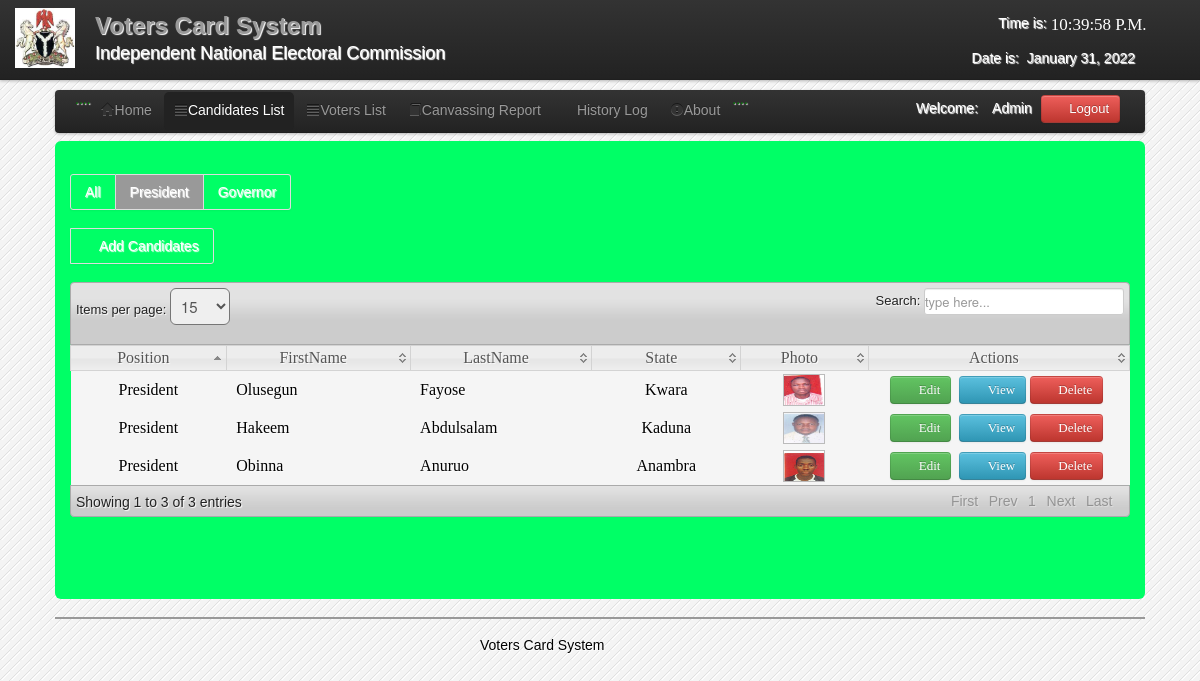
/admin/candidate_for_governor.php (signed in), run on the app's committed database.
### tables this page shows
CREATE TABLE IF NOT EXISTS `users` (
  `User_id` int(11) NOT NULL AUTO_INCREMENT,
  `FirstName` varchar(100) NOT NULL,
  `LastName` varchar(100) NOT NULL,
  `UserName` varchar(100) NOT NULL,
  `Password` varchar(100) NOT NULL,
  `User_Type` varchar(50) NOT NULL,
  PRIMARY KEY (`User_id`)
);

CREATE TABLE IF NOT EXISTS `candidate` (
  `CandidateID` int(11) NOT NULL AUTO_INCREMENT,
  `abc` varchar(1) NOT NULL,
  `Position` varchar(200) NOT NULL,
  `Party` varchar(100) NOT NULL,
  `FirstName` varchar(200) NOT NULL,
  `LastName` varchar(200) NOT NULL,
  `MiddleName` varchar(100) NOT NULL,
  `Gender` varchar(6) NOT NULL,
  `Year` varchar(100) NOT NULL,
  `Photo` varchar(200) NOT NULL,
  PRIMARY KEY (`CandidateID`)
);

### admin/session.php (called while the page is built, shortened)
<?php
$id_session=$_SESSION['id'];
?>

### admin/candidate_for_governor.php (the view, shortened to what this page needs)
<?php
include('header.php');
include('session.php');
?>
</head>
<body>
<?php include('nav_top.php'); ?>
<div class="wrapper">
<div class="home_body">
<div class="navbar">
	<div class="navbar-inner">
	<div class="container">
	<ul class="nav nav-pills">
	  <li>....</li>
	  <li><a href="home.php"><i class="icon-home icon-large"></i>Home</a></li>
	  <li  class="active"><a  href="candidate_list.php"><i class="icon-align-justify icon-large"></i>Candidates List</a></li>
	  <li class=""><a  href="voter_list.php"><i class="icon-align-justify icon-large"></i>Voters List</a></li>
		 <li><a  href="canvassing_report.php"><i class="icon-book icon-large"></i>Canvassing Report</a></li>
		    <li><a  href="History.php"><i class="icon-table icon-large"></i>History Log</a>
		   <li><a data-toggle="modal" href="#about"><i class="icon-exclamation-sign icon-large"></i>About</a></li>
		   <li>....</li>
	 </ul>
	<form class="navbar-form pull-right">
		<?php $result=mysql_query("select * from users where User_id='$id_session'");
	$row=mysql_fetch_array($result);
	?>
	<font color="white">Welcome:<i class="icon-user-md"></i><?php echo $row['User_Type']; ?></font>
	<a class="btn btn-danger" id="logout" data-toggle="modal" href="#myModal"><i class="icon-off"></i>&nbsp;Logout</a>
	</form>
	</div>
	</div>
	</div>
	<div id="element" class="hero-body">
       <div class="pagination">
    <ul>
    <li><a href="candidate_list.php"><font color="white">All</font></a></li>
    <li class="active"><a href="candidate_for_governor.php"><font color="white">President</font></a></li>
    <li><a href="candidate_for_vice-governor.php"><font color="white">Governor</font></a></li>
    </ul>
    </div>
	<div class="pagination">
		  <ul>
    <li><a href="new_candidate.php"><font color="white"><i class="icon-plus icon-large"></i>Add Candidates</font></a></li>
    </ul>
	</div>
	<table class="users-table">
<div class="demo_jui">
		<table cellpadding="0" cellspacing="0" border="0" class="display" id="log" class="jtable">
			<thead>
				<tr>
				<th>Position</th>
				<th>FirstName</th>
				<th>LastName</th>
				<th>State</th>
				<th>Photo</th>
				<th>Actions</th>
				</tr>
			</thead>
			<tbody>
<?php $candidate_query=mysql_query("select  * from candidate where Position='President'");
		while($candidate_rows=mysql_fetch_array($candidate_query)){ $id=$candidate_rows['CandidateID'];
		?>
<tr class="del<?php echo $id ?>">
	<td align="center"><?php echo $candidate_rows['Position']; ?></td>
	<td><?php echo $candidate_rows['FirstName']; ?></td>
	<td><?php echo $candidate_rows['LastName']; ?></td>
	<td align="center"><?php echo $candidate_rows['Year']; ?></td>
	<td align="center"><img class="pic" width="40" height="30" src="<?php echo $candidate_rows['Photo'];?>" border="0" onMouseOver="showtrail('<?php echo $candidate_rows['Photo'];?>','<?php echo $candidate_rows['FirstName']." ".$candidate_rows['LastName'];?> ',200,5)" onMouseOut="hidetrail()"></a></td>
	<td width="240" align="center">
	<a class="btn btn-Success" href="edit_candidate.php<?php echo '?id='.$id; ?>"><i class="icon-edit icon-large"></i>&nbsp;Edit</a>&nbsp;
	<a class="btn btn-info"  data-toggle="modal" href="#<?php echo $id; ?>" ><i class="icon-list icon-large"></i>&nbsp;View</a>
	<a class="btn btn-danger1" id="<?php echo $id; ?>"><i class="icon-trash icon-large"></i>&nbsp;Delete</a>&nbsp;
	</td>
		</div>
		</div>
	</tr>
<?php } ?>
<?php include('footer.php')?>
</body>
</html>

### admin/css/datatable/demo_table_jui.css (style rules this page uses)
table.display thead th { cursor: pointer; padding: 3px 0 3px 10px; }
table.display { border-collapse: collapse; clear: both; margin: 0 auto; width: 100%; }
table.display td { padding: 3px 10px; }
tr.odd { background-color: #f5f5f5; }
tr.even { background-color: #f5f5f5; }
tr.odd td.sorting_1 { background-color: f5f5f5; }
tr.even td.sorting_1 { background-color: f5f5f5; }

### admin/css/Home.css (style rules this page uses)
* { margin:0; padding:0; }
body { font-family:"Trebuchet MS", "Myriad Pro", Arial, sans-serif; font-size:14px; background-color: #fff; background:#f4f4f4 url(../images/bg.gif) repeat top left; text-shadow:1px 1px 1px #fff; background-position: 0 0px; }
.wrapper { width:1090px; margin:10px auto; }

### data on the page
users: User_Type "Admin"
candidate: Position "President", FirstName "Olusegun", LastName "Fayose", Year "Kwara", Photo (picture)
candidate: Position "President", FirstName "Hakeem", LastName "Abdulsalam", Year "Kaduna", Photo (picture)
candidate: Position "President", FirstName "Obinna", LastName "Anuruo", Year "Anambra", Photo (picture)
